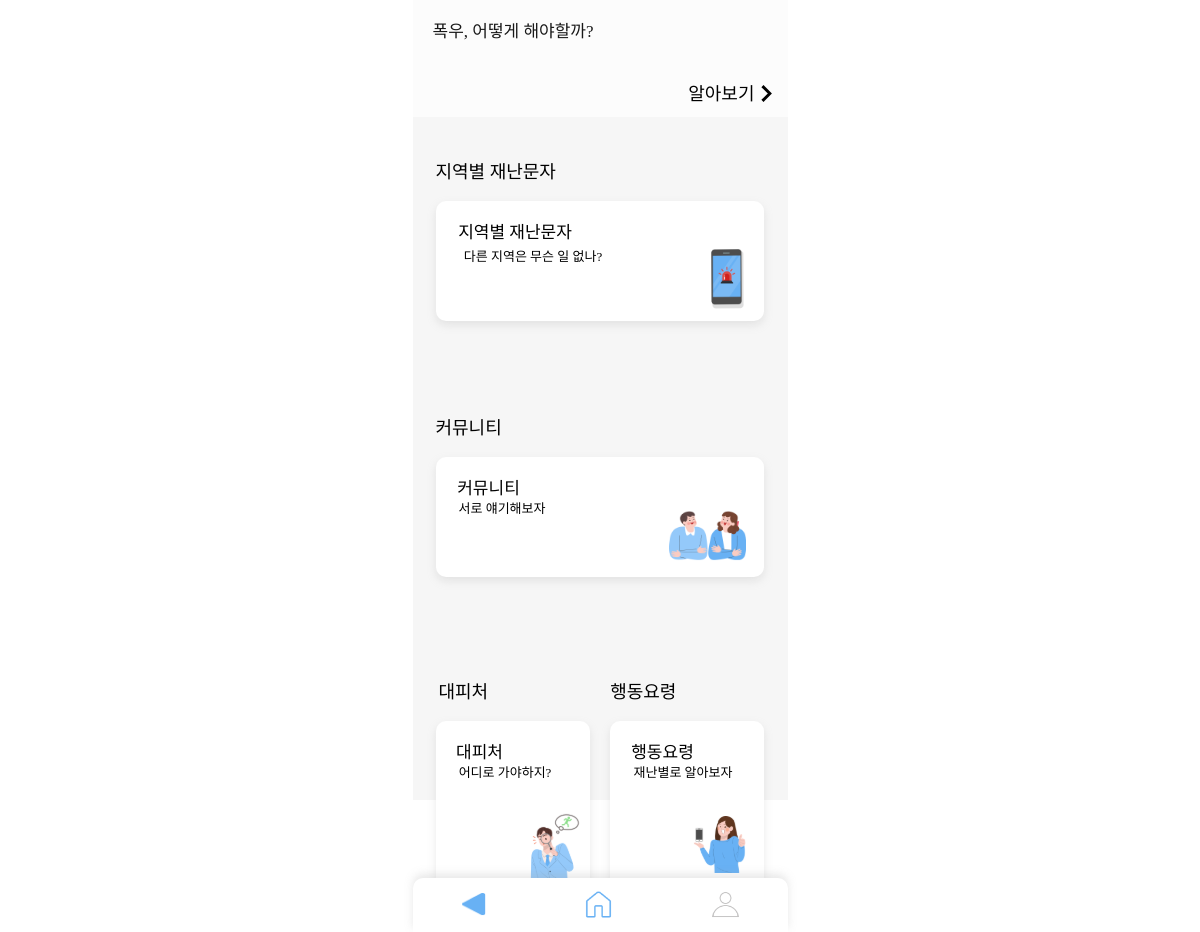
The app's page /, older data.
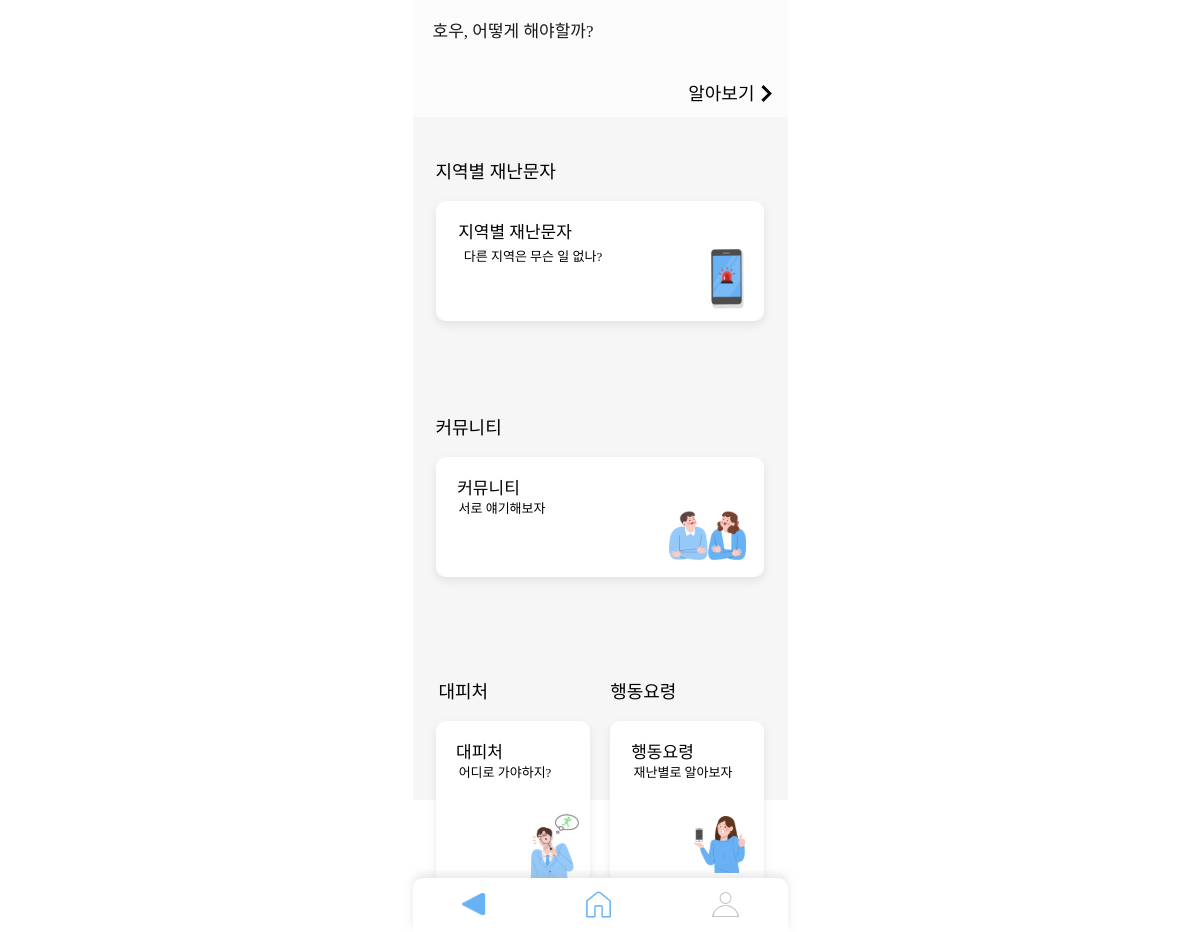
The same page, newer data.
### boards/models.py (models this page shows)
class Banner(models.Model) :
    bannerwinner = models.ImageField(upload_to='banner/%Y/%m/%d', null=True)
    banner_title = models.CharField(max_length=50, null = True)

### boards/views.py (the view)
# urls.py: path('', main_page, name='main'),
def main_page(request):
    banners = Banner.objects.all()
    selected_banner = random.choice(banners)
    context = {
        'selected_banner': selected_banner,
    }
    return render(request, 'boards/board_main_page.html', context)

### boards/templates/boards/board_main_page.html (shortened to what this page needs)
<!DOCTYPE html>
<html lang="en">
<head>
    {% load static %}
    <link rel="stylesheet" href="{% static 'css/main_page.css' %}">
</head>
<body>
    <div class="container">
        <div class="banner" style="background-image: url('{{ selected_banner.bannerwinner.url }}')">
            <p class="bannerTitle">{{ selected_banner.banner_title }}</p>
            <p class="move">
                {% if selected_banner.id == 5 %}
                    <a href="{% url 'cardnews_view' card_id=2 %}">
                        <span class="text">알아보기</span>
                        <img src="{% static 'image/arrow.svg' %}" alt="화살표">
                    </a>
                {% elif selected_banner.id == 1 %}
                    <a href="{% url 'manual_view' card_id=5 %}">
                        <span class="text">알아보기</span>
                        <img src="{% static 'image/arrow.svg' %}" alt="화살표">
                    </a>
                {% elif selected_banner.id == 2 %}
                    <a href="{% url 'manual_view' card_id=1 %}">
                        <span class="text">알아보기</span>
                        <img src="{% static 'image/arrow.svg' %}" alt="화살표">
                    </a>
                {% elif selected_banner.id == 3 %}
                    <a href="{% url 'manual_view' card_id=6 %}">
                        <span class="text">알아보기</span>
                        <img src="{% static 'image/arrow.svg' %}" alt="화살표">
                    </a>
                {% endif %}
            </p>
        </div>
        <div class="content">
            <div class="content1">
                <p>지역별 재난문자</p>
                <a href="{% url 'region_all' %}">
                    <button id="content1">
                        <h5>지역별 재난문자</h5>
                        <h6>다른 지역은 무슨 일 없나?</h6>
                        <img src="{% static 'image/phone.svg' %}" alt="">
                    </button>
                </a>
            </div>
            <div class="content2">
                <p>커뮤니티</p>
                <a href="{% url 'board_list' %}">
                    <button id="content2">
                        <h5>커뮤니티</h5>
                        <h6>서로 얘기해보자</h6>
                        <img src="{% static 'image/community.png' %}" alt="">
                    </button>
                </a>
            </div>
            <div class="text">
                <p class="text1">대피처</p>
                <p class="text2">행동요령</p>
            </div>
            <div class="content34">
                <a href="{% url 'shelter_enter' %}">
                    <button id="content3">
                        <h5>대피처</h5>
                        <h6>어디로 가야하지?</h6>
                        <img src="{% static 'image/shelter.svg' %}" alt="">
                    </button>
                </a>
                <a href="{% url 'actions' %}">
                    <button id="content4">
                        <h5>행동요령</h5>
                        <h6>재난별로 알아보자</h6>
                        <img src="{% static 'image/manual.svg' %}" alt="">
                    </button>
                </a>
            </div>
        </div>
        <div id="ft">
            <div class="ftIcons">
                <div class="back" onClick="window.history.back()">
                    <img src="{% static 'image/back_blue.png' %}" alt="">
                </div>
                <div class="home">
                    <a href="{% url 'main' %}">
                        <img src="{% static 'image/home_blue.png' %}" alt="">
                    </a>
                </div>
                <div class="user">
                    {% if user.is_authenticated %}
                    <a href="{% url 'accounts:my_page' pk=user.id %}">
                        <img src="{% static 'image/user_gray.png' %}" alt="">
                    </a>
                    {% else %}
                    <a href="{% url 'accounts:login' %}">
                        <img src="{% static 'image/user_gray.png' %}" alt="">
                    </a>
                    {% endif %}
                </div>
            </div>
        </div>
    </div>
</body>
</html>

Row changes from the older to the newer data that the page shows:
changed Banner: banner_title "폭우, 어떻게 해야할까?" → "호우, 어떻게 해야할까?"
